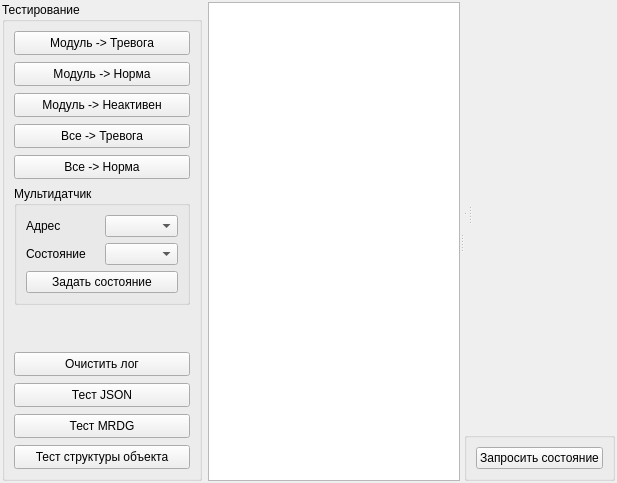
    <widget class="QWidget" name="wgtTopPanel" native="true">
     <layout class="QHBoxLayout" name="horizontalLayout_8">
      <property name="leftMargin">
       <number>2</number>
      </property>
      <property name="topMargin">
       <number>2</number>
      </property>
      <property name="rightMargin">
       <number>2</number>
      </property>
      <property name="bottomMargin">
       <number>2</number>
      </property>
      <item>
       <widget class="QGroupBox" name="gbTestButtons">
        <property name="enabled">
         <bool>true</bool>
        </property>
        <property name="sizePolicy">
         <sizepolicy hsizetype="Fixed" vsizetype="Preferred">
          <horstretch>0</horstretch>
          <verstretch>0</verstretch>
         </sizepolicy>
        </property>
        <property name="minimumSize">
         <size>
          <width>200</width>
          <height>0</height>
         </size>
        </property>
        <property name="styleSheet">
         <string notr="true"/>
        </property>
        <property name="title">
         <string>Тестирование</string>
        </property>
        <property name="flat">
         <bool>false</bool>
        </property>
        <layout class="QVBoxLayout" name="verticalLayout">
         <property name="spacing">
          <number>7</number>
         </property>
         <item>
          <widget class="QPushButton" name="btnAlarmSetToModule">
           <property name="sizePolicy">
            <sizepolicy hsizetype="Preferred" vsizetype="Preferred">
             <horstretch>0</horstretch>
             <verstretch>0</verstretch>
            </sizepolicy>
           </property>
           <property name="minimumSize">
            <size>
             <width>80</width>
             <height>24</height>
            </size>
           </property>
           <property name="text">
            <string>Модуль -&gt; Тревога</string>
           </property>
          </widget>
         </item>
         <item>
          <widget class="QPushButton" name="btnNormalSetToModule">
           <property name="sizePolicy">
            <sizepolicy hsizetype="Preferred" vsizetype="Preferred">
             <horstretch>0</horstretch>
             <verstretch>0</verstretch>
            </sizepolicy>
           </property>
           <property name="minimumSize">
            <size>
             <width>80</width>
             <height>24</height>
            </size>
           </property>
           <property name="text">
            <string>Модуль -&gt; Норма</string>
           </property>
          </widget>
         </item>
         <item>
          <widget class="QPushButton" name="btnInactiveSetToModule">
           <property name="sizePolicy">
            <sizepolicy hsizetype="Preferred" vsizetype="Preferred">
             <horstretch>0</horstretch>
             <verstretch>0</verstretch>
            </sizepolicy>
           </property>
           <property name="minimumSize">
            <size>
             <width>80</width>
             <height>24</height>
            </size>
           </property>
           <property name="text">
            <string>Модуль -&gt; Неактивен</string>
           </property>
          </widget>
         </item>
         <item>
          <widget class="QPushButton" name="btnAlarmSetToAll">
           <property name="sizePolicy">
            <sizepolicy hsizetype="Preferred" vsizetype="Preferred">
             <horstretch>0</horstretch>
             <verstretch>0</verstretch>
            </sizepolicy>
           </property>
           <property name="minimumSize">
            <size>
             <width>80</width>
             <height>24</height>
            </size>
           </property>
           <property name="text">
            <string>Все -&gt; Тревога</string>
           </property>
          </widget>
         </item>
         <item>
          <widget class="QPushButton" name="btnNormalSetToAll">
           <property name="sizePolicy">
            <sizepolicy hsizetype="Preferred" vsizetype="Preferred">
             <horstretch>0</horstretch>
             <verstretch>0</verstretch>
            </sizepolicy>
           </property>
           <property name="minimumSize">
            <size>
             <width>80</width>
             <height>24</height>
            </size>
           </property>
           <property name="text">
            <string>Все -&gt; Норма</string>
           </property>
          </widget>
         </item>
         <item>
          <widget class="QGroupBox" name="groupBox">
           <property name="minimumSize">
            <size>
             <width>0</width>
             <height>100</height>
            </size>
           </property>
           <property name="title">
            <string>Мультидатчик</string>
           </property>
           <layout class="QVBoxLayout" name="verticalLayout_4">
            <item>
             <layout class="QHBoxLayout" name="horizontalLayout_15">
              <item>
               <widget class="QLabel" name="label_14">
                <property name="text">
                 <string>Адрес</string>
                </property>
               </widget>
              </item>
              <item>
               <widget class="QComboBox" name="cbTestMsAddress"/>
              </item>
             </layout>
            </item>
            <item>
             <layout class="QHBoxLayout" name="horizontalLayout_17">
              <item>
               <widget class="QLabel" name="label_16">
                <property name="text">
                 <string>Состояние</string>
                </property>
               </widget>
              </item>
              <item>
               <widget class="QComboBox" name="cbTestMsState"/>
              </item>
             </layout>
            </item>
            <item>
             <widget class="QPushButton" name="btnTestSetMsState">
              <property name="text">
               <string>Задать состояние</string>
              </property>
             </widget>
            </item>
           </layout>
          </widget>
         </item>
         <item>
          <spacer name="verticalSpacer">
           <property name="orientation">
            <enum>Qt::Vertical</enum>
           </property>
           <property name="sizeHint" stdset="0">
            <size>
             <width>20</width>
             <height>40</height>
            </size>
           </property>
          </spacer>
         </item>
         <item>
          <widget class="QPushButton" name="btnClearRemoteLog">
           <property name="sizePolicy">
            <sizepolicy hsizetype="Preferred" vsizetype="Preferred">
             <horstretch>0</horstretch>
             <verstretch>0</verstretch>
            </sizepolicy>
           </property>
           <property name="minimumSize">
            <size>
             <width>80</width>
             <height>24</height>
            </size>
           </property>
           <property name="text">
            <string>Очистить лог</string>
           </property>
          </widget>
         </item>
         <item>
          <widget class="QPushButton" name="btnTest">
           <property name="sizePolicy">
            <sizepolicy hsizetype="Preferred" vsizetype="Preferred">
             <horstretch>0</horstretch>
             <verstretch>0</verstretch>
            </sizepolicy>
           </property>
           <property name="minimumSize">
            <size>
             <width>80</width>
             <height>24</height>
            </size>
           </property>
           <property name="text">
            <string>Тест JSON</string>
           </property>
          </widget>
         </item>
         <item>
          <widget class="QPushButton" name="btnTest2">
           <property name="sizePolicy">
            <sizepolicy hsizetype="Preferred" vsizetype="Preferred">
             <horstretch>0</horstretch>
             <verstretch>0</verstretch>
            </sizepolicy>
           </property>
           <property name="minimumSize">
            <size>
             <width>80</width>
             <height>24</height>
            </size>
           </property>
           <property name="text">
            <string>Тест MRDG</string>
           </property>
          </widget>
         </item>
         <item>
          <widget class="QPushButton" name="btnTest3">
           <property name="sizePolicy">
            <sizepolicy hsizetype="Preferred" vsizetype="Preferred">
             <horstretch>0</horstretch>
             <verstretch>0</verstretch>
            </sizepolicy>
           </property>
           <property name="minimumSize">
            <size>
             <width>80</width>
             <height>24</height>
            </size>
           </property>
           <property name="text">
            <string>Тест структуры объекта</string>
           </property>
          </widget>
         </item>
        </layout>
       </widget>
      </item>
      <item>
       <widget class="QSplitter" name="splitter_2">
        <property name="orientation">
         <enum>Qt::Horizontal</enum>
        </property>
        <widget class="IssoFloorView" name="view"/>
        <widget class="QWidget" name="wgtLists" native="true">
         <layout class="QVBoxLayout" name="verticalLayout_3">
          <item>
           <widget class="QSplitter" name="splitter">
            <property name="lineWidth">
             <number>4</number>
            </property>
            <property name="orientation">
             <enum>Qt::Horizontal</enum>
            </property>
            <property name="childrenCollapsible">
             <bool>false</bool>
            </property>
            <widget class="QSplitter" name="splitBuildsAndFloors">
             <property name="lineWidth">
              <number>4</number>
             </property>
             <property name="orientation">
              <enum>Qt::Vertical</enum>
             </property>
             <property name="childrenCollapsible">
              <bool>false</bool>
             </property>
             <widget class="IssoEditListPanel" name="wgtBuilds" native="true"/>
             <widget class="IssoEditListPanel" name="wgtFloors" native="true"/>
            </widget>
            <widget class="IssoEditListPanel" name="wgtModules" native="true">
             <property name="sizePolicy">
              <sizepolicy hsizetype="MinimumExpanding" vsizetype="Preferred">
               <horstretch>0</horstretch>
               <verstretch>0</verstretch>
              </sizepolicy>
             </property>
            </widget>
           </widget>
          </item>
          <item>
           <widget class="QGroupBox" name="gbSystemTestButtons">
            <property name="sizePolicy">
             <sizepolicy hsizetype="Preferred" vsizetype="Fixed">
              <horstretch>0</horstretch>
              <verstretch>0</verstretch>
             </sizepolicy>
            </property>
            <property name="font">
             <font>
              <pointsize>9</pointsize>
             </font>
            </property>
            <property name="title">
             <string/>
            </property>
            <layout class="QVBoxLayout" name="verticalLayout_16">
             <item>
              <widget class="QPushButton" name="btnRequestModuleInfo">
               <property name="enabled">
                <bool>true</bool>
               </property>
               <property name="text">
                <string>Запросить состояние</string>
               </property>
              </widget>
             </item>
            </layout>
           </widget>
          </item>
         </layout>
        </widget>
       </widget>
      </item>
     </layout>
    </widget>
